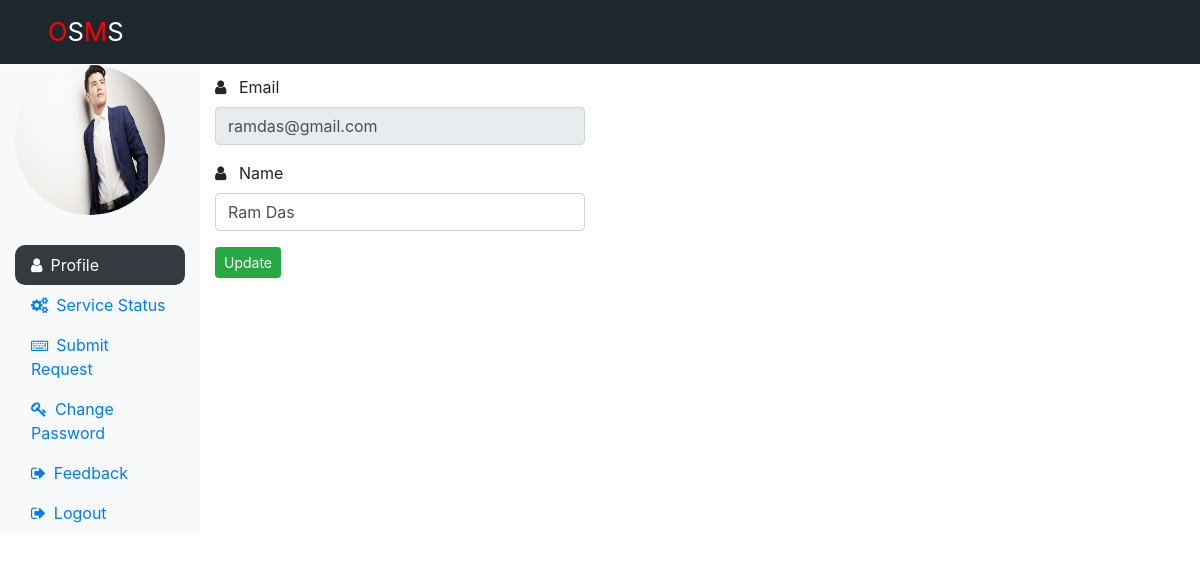
Screenshot of /Requester/profile.php (signed in) with the database file from the repository.
### tables this page shows
CREATE TABLE `userregistration_tb` (
  `rId` int(10) NOT NULL,
  `rName` varchar(60) NOT NULL,
  `rEmail` varchar(60) NOT NULL,
  `rPass` varchar(60) NOT NULL,
  `rConPass` varchar(60) NOT NULL,
  `rGender` varchar(60) NOT NULL,
  `rImage` varchar(255) NOT NULL
);

### Requester/profile.php (the view, shortened to what this page needs)
<?php
include('../dbconnection.php');
if(isset($_SESSION['islogin']))
{
$rEmail=$_SESSION['rEmail'];
}
else
{
echo'<script>location.href="requesterlogin.php"</script>';
}
?>
<?php
$sql="SELECT *FROM userregistration_tb WHERE rEmail='".$rEmail."'";
$result=mysqli_query($conn,$sql);
$row=mysqli_fetch_assoc($result);
$rName=$row['rName'];
$rImage=$row['rImage'];
?>
<!doctype html>
<html lang="en">
<head>
<link rel="stylesheet" href="https://stackpath.bootstrapcdn.com/bootstrap/4.5.2/css/bootstrap.min.css">
<link rel="stylesheet" href="https://cdnjs.cloudflare.com/ajax/libs/font-awesome/4.7.0/css/font-awesome.min.css">
<link rel="stylesheet" href="../style.css">
</head>
<body>
<div class="navbar navbar-dark flex-md-nowrap fixed-top pl-5"
style="background-color:#1e272e;">
<a href="index.php" class="navbar-brand">
<span class="brand">O</span>S<span class="brand">M</span>S</a>
</div>
<div class="container-fluid" style="margin-top:65px;">
<div class="row">
<div class="col-sm-2 bg-light sidebar">
<div class="sidebar-sticky">
<ul class="nav flex-column">
<img src="<?php echo "../images/".$rImage;?>" class="rounded-circle" style="height:150px; width:150px; margin-bottom:30px;">
<li class="nav-item"><a href="profile.php" class="nav-link bg-dark text-white" style="border-radius:10px;">
<i class="fa fa-user mr-2"></i>Profile</a></li>
<li class="nav-item"><a href="servicestatus.php" class="nav-link">
<i class="fa fa-cogs mr-2"></i>Service Status</a></li>
<li class="nav-item"><a href="submitrequest.php" class="nav-link">
<i class="fa fa-keyboard-o mr-2"></i>Submit Request</a></li>
<li class="nav-item"><a href="changepass.php" class="nav-link">
<i class="fa fa-key mr-2"></i>Change Password</a></li>
<li class="nav-item"><a href="feedback.php" class="nav-link">
<i class="fa fa-sign-out mr-2"></i>Feedback</a></li>
<li class="nav-item"><a href="../logout.php" class="nav-link">
<i class="fa fa-sign-out mr-2"></i>Logout</a></li>
</ul>
</div>
</div>
<div class="col-sm-4"  style="margin-top:10px;">
<form action="" method="POST" enctype="multipart/form-data">
<div class="form-group">
<i class="fa fa-user mr-2"></i>
<label for="Email">Email</label>
<input type="email" class="form-control" value="<?php echo $rEmail; ?>" readonly>
</div>
<div class="form-group">
<i class="fa fa-user mr-2"></i>
<label for="Name">Name</label>
<input type="text" class="form-control" value="<?php echo $rName; ?>" name="rName">
</div>
<input type="submit" class="btn btn-success btn btn-sm" value="Update" name="rUpdate">
</form>
</div>
</div>
</div>
</body>
</html>

### style.css (style rules this page uses)
.navbar-brand { font-size:1.6em; }
.brand { color:red; }

### rows the page displays
userregistration_tb: rImage (picture), rName "Ram Das"
